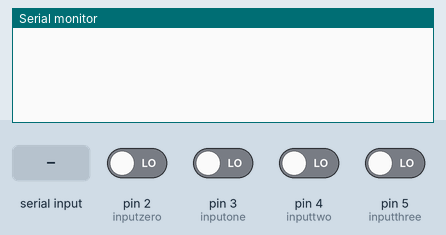
This sketch was run on a simulated Arduino Uno, built with avr-gcc and run on an emulated ATmega328P. Shown: the last lines printed to the serial monitor. Inputs (shaded band) come from the test bench; at power-on: pin 2 (inputzero), pin 3 (inputone), pin 4 (inputtwo), pin 5 (inputthree) LOW.

Above: at 1.2 s.
1.3 s: "1" received over Serial
At 3.2 s:
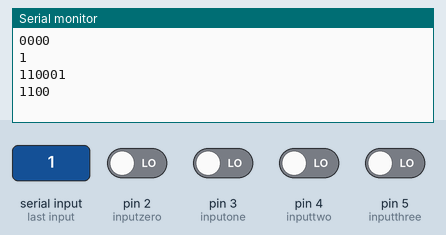
3.8 s: "0" received over Serial
At 5.1 s:
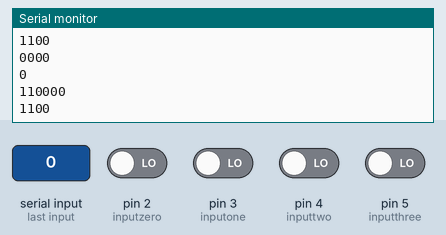
Timing chart, 0 to 6.8 s (numbered marks = the images above; inputs shaded):
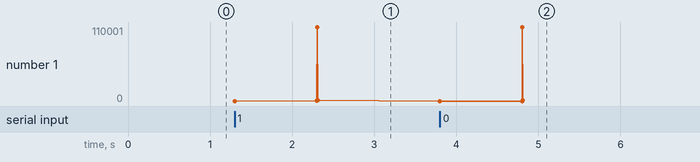

Measured:
- after the input at 1.3 s, the serial monitor: prints a new line at once (image 1)
- after the input at 3.8 s, the serial monitor: prints a new line after 1.0 s (image 2)

The sketch:

turingMachine.ino
```cpp
#include <Wire.h>

#include <Adafruit_GFX.h>

#include <Adafruit_SSD1306.h>


int inputzero = 2;
int inputone = 3;
int inputtwo = 4;
int inputthree = 5;
int val0 = 0;
int val1 = 0;
int val2 = 0;
int val3 = 0;
String message;
char buffer[50];

void setup() {
  // put your setup code here, to run once:
  pinMode(inputzero, INPUT);
  pinMode(inputone, INPUT);
  pinMode(inputtwo, INPUT);
  pinMode(inputthree, INPUT);
  Serial.begin(9600);
  //Serial.print((int)'a');
  //Serial.print(binconvert('a'));
}

void loop() {
  // put your main code here, to run repeatedly:
  val0 = digitalRead(inputzero);
  val1 = digitalRead(inputone);
  val2 = digitalRead(inputtwo);
  val3 = digitalRead(inputthree);
  String pad = String(val0) + String(val1) + String(val2) + String(val3);

  if (Serial.available()){
    Serial.println(pad);
    message = Serial.readString();
    Serial.println(message);
    String binmessage = convert(message);
    Serial.println(binmessage);
    String crypt = encrypt(pad, binmessage);
    Serial.println(crypt);
    String fencrypt = binToString(crypt);
    Serial.println(fencrypt);
  }
  //delay(1000);
}

String encrypt(String pad, String message){
  while (pad.length() < message.length()){
    pad = pad + pad;
  }

  String encrypted = "";
  for(unsigned int i = 0; i<message.length(); i++) {
    encrypted = encrypted + String(message[i] xor pad[i]);
  }
  String wehatearduinoide = "";
  for(unsigned int j = 0; j<encrypted.length()-2; j++){
    wehatearduinoide = wehatearduinoide + encrypted[j];
  }

  return (wehatearduinoide);
}

String convert(String message){
 String binMessage = "";
 for(unsigned int i = 0; i<message.length(); i++){
  binMessage = binMessage + binconvert(message[i]);
 }
 return (binMessage);
}

String binconvert(char c){
  int num = (int)c;
  return binary(num);
}

String binary(int num){
  if (num == 0){
    return ("");
  }
  else{
    return (binary(num/2) + String(num%2));
  }
}

String binToString(String s){
  int len = s.length()/8;
  String finalString = "";
  for(unsigned int i = 0; i<len; i++){
    String str = "";
    for(unsigned int j = 0; j<8; j++){
       str = str + s[j];
    }
    finalString = finalString + binToChar(str);
  }
  return (finalString);
}

String binToChar(String s){
  int num = binToNum(s);
  char c = (char)num;
  return (String(c));
}

int binToNum(String s){
  int num = 0;
  for(unsigned int i = 0; i < 8; i++){
    if(s[i] == '1'){
      num = num + (2^i);
    }
  }
  return (num);
}
```
